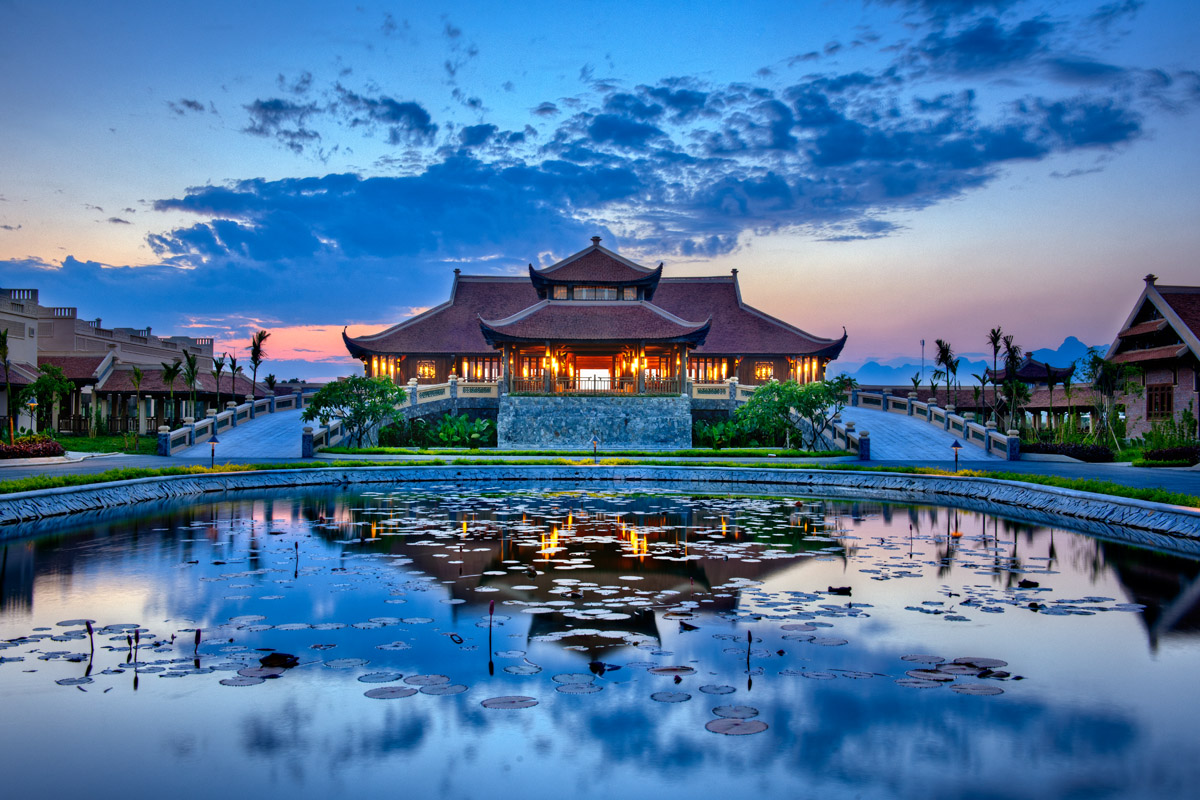
#> input picture hinh-anh-que-huong-ninh-binh-lung-linh-nhat.jpg, 1200 x 800 px, found by its file name
$ python test.py
#> lines starting #> are read from the running program, lines starting #| are printed output that depends on the picture
import cv2
import numpy as np
import matplotlib.pyplot as plt

image_path = 'Lesson 3/hinh-anh-que-huong-ninh-binh-lung-linh-nhat.jpg'
original_image = cv2.imread(image_path)
#> original_image is the input picture: shape (800, 1200, 3); mean B, G, R 159.1, 118.1, 78.2

# Chuyển đổi hình ảnh sang thang độ xám
gray_image = cv2.cvtColor(original_image, cv2.COLOR_BGR2GRAY)
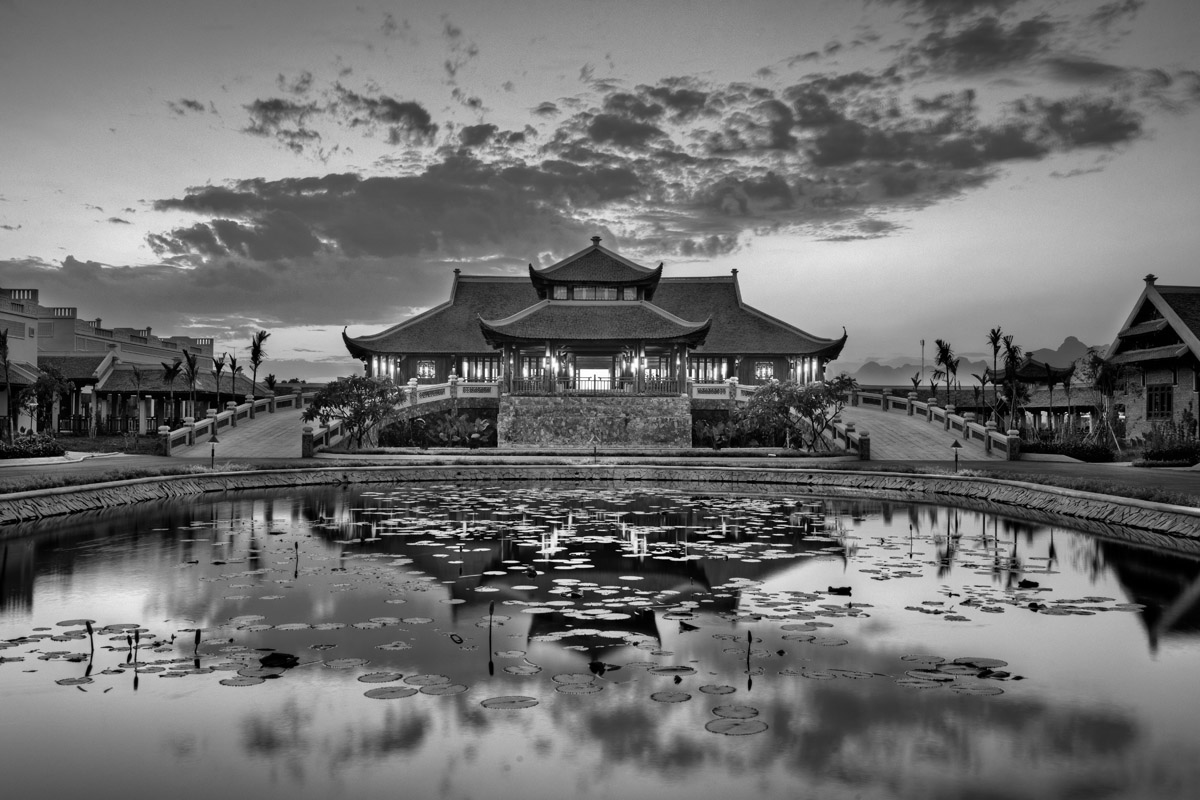
#> gray_image: shape (800, 1200); min 0, max 255, mean 110.9

# Tính toán biểu đồ của hình ảnh thang độ xám
hist, bins = np.histogram(gray_image.flatten(), bins=256, range=[0, 256])
#> hist = 256 values, max 7868 at index 85, min 28 at index 247, mean 3750; bins = 257 values from 0 to 256

# Tính hàm phân phối tích lũy (CDF)
cdf = hist.cumsum()
#> cdf = 256 values from 1683 to 960000
cdf_normalized = cdf * (255 / cdf[-1])
#> cdf_normalized = 256 values from 0.447 to 255

# Áp dụng cân bằng biểu đồ
cdf_m = np.ma.masked_equal(cdf, 0)
cdf_m = (cdf_m - cdf_m.min()) * 255 / (cdf_m.max() - cdf_m.min())
cdf_final = np.ma.filled(cdf_m, 0).astype('uint8')
#> cdf_final = 256 values from 0 to 255
equalized_image = cdf_final[gray_image]
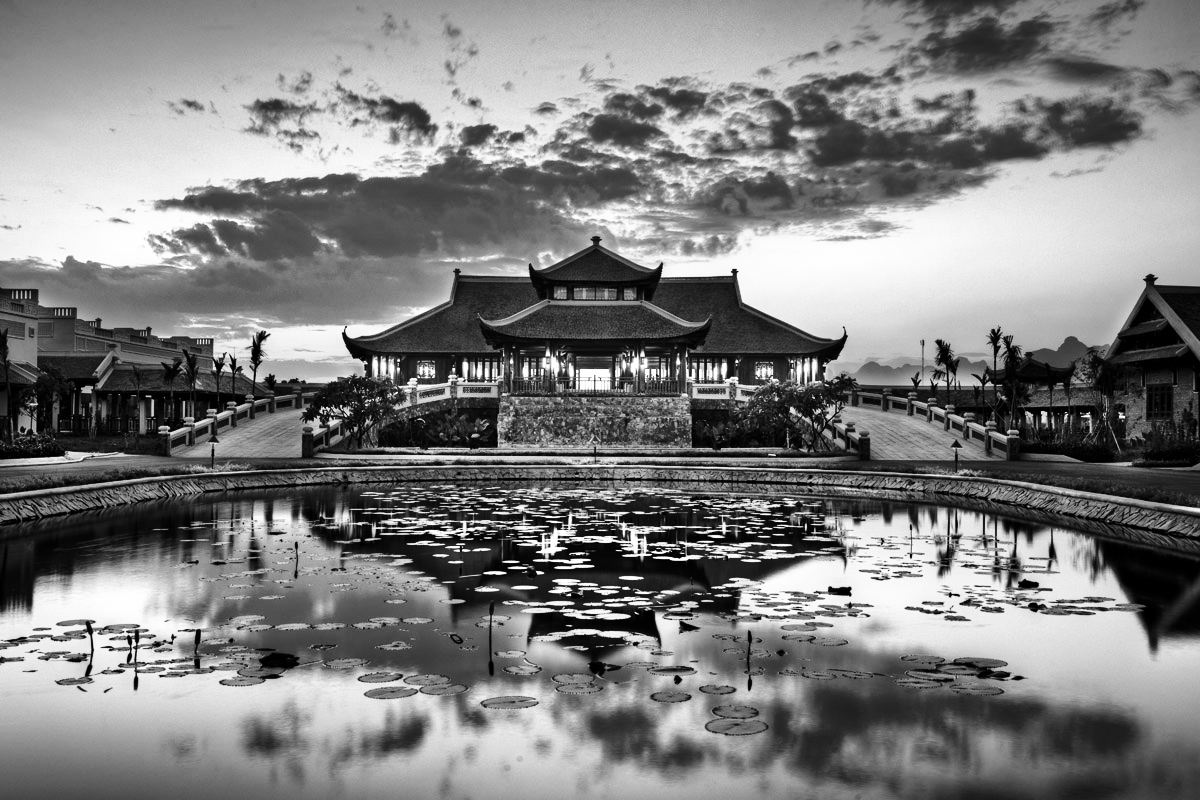
#> equalized_image: shape (800, 1200); min 0, max 255, mean 127.5

# Tăng cường độ tương phản bằng cách ánh xạ 5% pixel thành màu đen và trắng thuần túy
percentile_min = np.percentile(equalized_image, 5)
#> percentile_min = 12
percentile_max = np.percentile(equalized_image, 95)
#> percentile_max = 242
contrast_stretched = np.clip((equalized_image - percentile_min) * 255 /
                              (percentile_max - percentile_min), 0, 255).astype('uint8')

fig, axes = plt.subplots(2, 3, figsize=(15, 10))

axes[0, 0].imshow(cv2.cvtColor(original_image, cv2.COLOR_BGR2RGB))
axes[0, 0].set_title("Original Image")
axes[0, 0].axis("off")

axes[0, 1].imshow(gray_image, cmap="gray")
axes[0, 1].set_title("Grayscale Image")
axes[0, 1].axis("off")

axes[0, 2].plot(hist)
axes[0, 2].set_title("Histogram")
axes[0, 2].set_xlim([0, 255])

axes[1, 0].imshow(equalized_image, cmap="gray")
axes[1, 0].set_title("Equalized Image")
axes[1, 0].axis("off")

axes[1, 1].imshow(contrast_stretched, cmap="gray")
axes[1, 1].set_title("Contrast Enhanced")
axes[1, 1].axis("off")

hist_eq, _ = np.histogram(equalized_image.flatten(), bins=256, range=[0, 256])
#> hist_eq = 256 values, max 7868 at index 80, min 0 at index 46, mean 3750
axes[1, 2].plot(hist_eq)
axes[1, 2].set_title("Equalized Histogram")
axes[1, 2].set_xlim([0, 255])

plt.tight_layout()
plt.show()
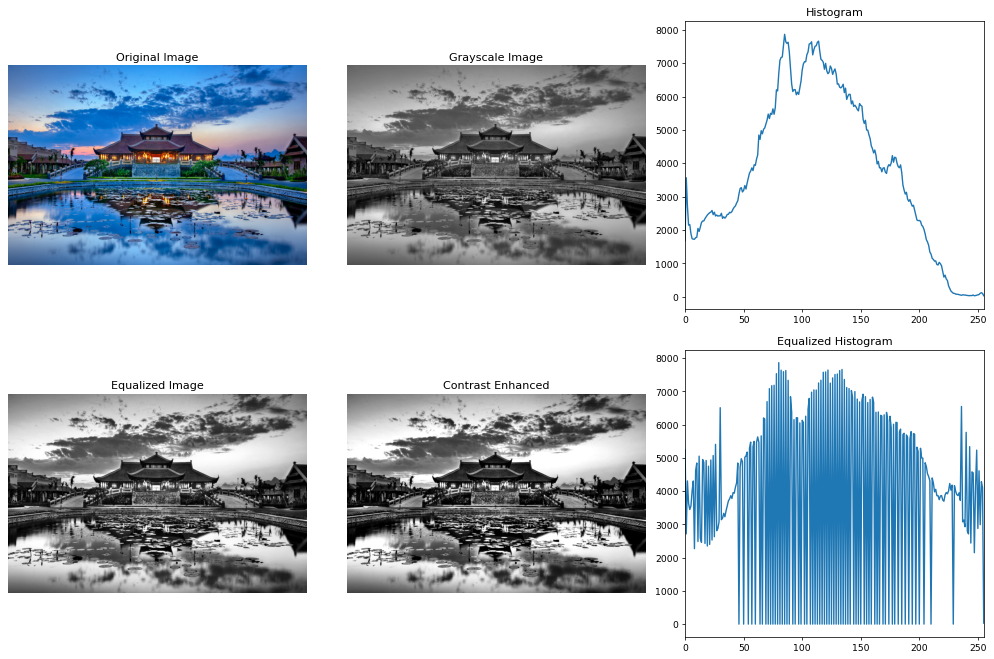
#> figure drawn by matplotlib, 6 panels; panel 3: curve peaks at x = 85, y = 7868; panel 6: curve peaks at x = 80, y = 7868
